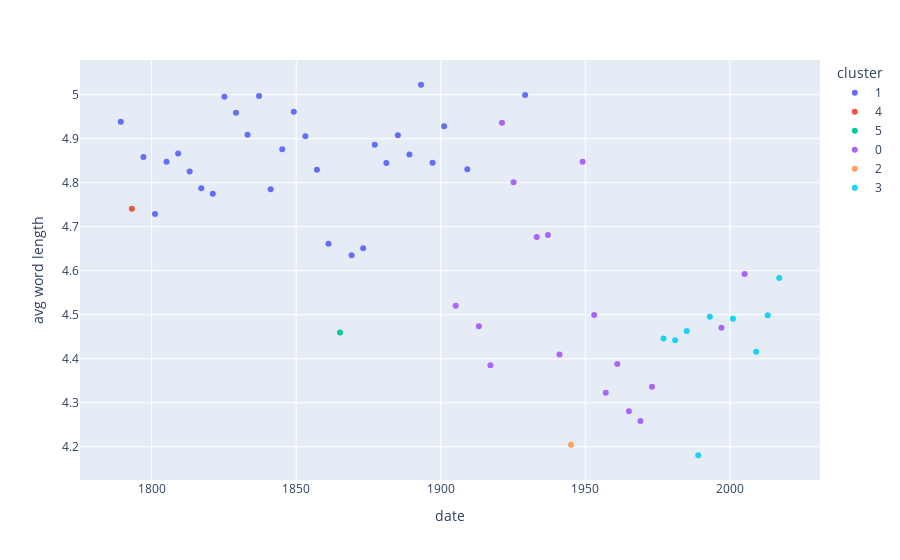

The cell this chart's notebook holds for it:
### Code cell
df['cluster'] = df['cluster'].astype(str)
fig = px.scatter(df, x="date", y="avg word length", color = 'cluster', hover_name = 'name')
fig.show()

### Figure 1 — Plotly figure (JSON) as saved in the notebook; plotly's stock layout.template omitted (floating-point values rounded to 4 significant figures)
{"data": [{"hovertemplate": "<b>%{hovertext}</b><br><br>cluster=1<br>date=%{x}<br>avg word length=%{y}<extra></extra>", "hovertext": ["George Washington", "John Adams", "Thomas Jefferson", "Thomas Jefferson", "James Madison", "James Madison", "James Monroe", "James Monroe", "John Quincy Adams", "Andrew Jackson", "Andrew Jackson", "Martin van Buren", "William Henry Harrison", "James K. Polk", "Zachary Taylor", "Franklin Pierce", "James Buchanan", "Abraham Lincoln", "Ulysses S. Grant", "Ulysses S. Grant", "Rutherford B. Hayes", "James A. Garfield", "Grover Cleveland", "Benjamin Harrison", "Grover Cleveland", "William McKinley", "William McKinley", "William Howard Taft", "Herbert Hoover"], "legendgroup": "1", "marker": {"color": "#636efa", "symbol": "circle"}, "mode": "markers", "name": "1", "orientation": "v", "showlegend": true, "type": "scatter", "x": ["1789-04-30T00:00:00", "1797-03-04T00:00:00", "1801-03-04T00:00:00", "1805-03-04T00:00:00", "1809-03-04T00:00:00", "1813-03-04T00:00:00", "1817-03-04T00:00:00", "1821-03-04T00:00:00", "1825-03-04T00:00:00", "1829-03-04T00:00:00", "1833-03-04T00:00:00", "1837-03-04T00:00:00", "1841-03-04T00:00:00", "1845-03-04T00:00:00", "1849-03-05T00:00:00", "1853-03-04T00:00:00", "1857-03-04T00:00:00", "1861-03-04T00:00:00", "1869-03-04T00:00:00", "1873-03-04T00:00:00", "1877-03-05T00:00:00", "1881-03-04T00:00:00", "1885-03-04T00:00:00", "1889-03-04T00:00:00", "1893-03-04T00:00:00", "1897-03-04T00:00:00", "1901-03-04T00:00:00", "1909-03-04T00:00:00", "1929-03-04T00:00:00"], "xaxis": "x", "y": [4.939, 4.858, 4.729, 4.848, 4.867, 4.826, 4.788, 4.775, 4.996, 4.959, 4.909, 4.997, 4.785, 4.876, 4.962, 4.906, 4.829, 4.661, 4.635, 4.651, 4.886, 4.845, 4.908, 4.864, 5.023, 4.845, 4.929, 4.83, 4.999], "yaxis": "y"}, {"hovertemplate": "<b>%{hovertext}</b><br><br>cluster=4<br>date=%{x}<br>avg word length=%{y}<extra></extra>", "hovertext": ["George Washington"], "legendgroup": "4", "marker": {"color": "#EF553B", "symbol": "circle"}, "mode": "markers", "name": "4", "orientation": "v", "showlegend": true, "type": "scatter", "x": ["1793-03-04T00:00:00"], "xaxis": "x", "y": [4.741], "yaxis": "y"}, {"hovertemplate": "<b>%{hovertext}</b><br><br>cluster=5<br>date=%{x}<br>avg word length=%{y}<extra></extra>", "hovertext": ["Abraham Lincoln"], "legendgroup": "5", "marker": {"color": "#00cc96", "symbol": "circle"}, "mode": "markers", "name": "5", "orientation": "v", "showlegend": true, "type": "scatter", "x": ["1865-03-04T00:00:00"], "xaxis": "x", "y": [4.46], "yaxis": "y"}, {"hovertemplate": "<b>%{hovertext}</b><br><br>cluster=0<br>date=%{x}<br>avg word length=%{y}<extra></extra>", "hovertext": ["Theodore Roosevelt", "Woodrow Wilson", "Woodrow Wilson", "Warren G. Harding", "Calvin Coolidge", "Franklin D. Roosevelt", "Franklin D. Roosevelt", "Franklin D. Roosevelt", "Harry S. Truman", "Dwight D. Eisenhower", "Dwight D. Eisenhower", "John F. Kennedy", "Lyndon B. Johnson", "Richard Nixon", "Richard Nixon", "William J. Clinton", "George W. Bush"], "legendgroup": "0", "marker": {"color": "#ab63fa", "symbol": "circle"}, "mode": "markers", "name": "0", "orientation": "v", "showlegend": true, "type": "scatter", "x": ["1905-03-04T00:00:00", "1913-03-04T00:00:00", "1917-03-05T00:00:00", "1921-03-04T00:00:00", "1925-03-04T00:00:00", "1933-03-04T00:00:00", "1937-01-20T00:00:00", "1941-01-20T00:00:00", "1949-01-20T00:00:00", "1953-01-20T00:00:00", "1957-01-21T00:00:00", "1961-01-20T00:00:00", "1965-01-20T00:00:00", "1969-01-20T00:00:00", "1973-01-20T00:00:00", "1997-01-20T00:00:00", "2005-01-20T00:00:00"], "xaxis": "x", "y": [4.521, 4.474, 4.385, 4.937, 4.801, 4.677, 4.681, 4.41, 4.848, 4.499, 4.323, 4.388, 4.28, 4.259, 4.336, 4.47, 4.593], "yaxis": "y"}, {"hovertemplate": "<b>%{hovertext}</b><br><br>cluster=2<br>date=%{x}<br>avg word length=%{y}<extra></extra>", "hovertext": ["Franklin D. Roosevelt"], "legendgroup": "2", "marker": {"color": "#FFA15A", "symbol": "circle"}, "mode": "markers", "name": "2", "orientation": "v", "showlegend": true, "type": "scatter", "x": ["1945-01-20T00:00:00"], "xaxis": "x", "y": [4.205], "yaxis": "y"}, {"hovertemplate": "<b>%{hovertext}</b><br><br>cluster=3<br>date=%{x}<br>avg word length=%{y}<extra></extra>", "hovertext": ["Jimmy Carter", "Ronald Reagan", "Ronald Reagan", "George Bush", "William J. Clinton", "George W. Bush", "Barack Obama", "Barack Obama", "Donald J. Trump"], "legendgroup": "3", "marker": {"color": "#19d3f3", "symbol": "circle"}, "mode": "markers", "name": "3", "orientation": "v", "showlegend": true, "type": "scatter", "x": ["1977-01-20T00:00:00", "1981-01-20T00:00:00", "1985-01-21T00:00:00", "1989-01-20T00:00:00", "1993-01-20T00:00:00", "2001-01-20T00:00:00", "2009-01-20T00:00:00", "2013-01-21T00:00:00", "2017-01-20T00:00:00"], "xaxis": "x", "y": [4.446, 4.442, 4.463, 4.181, 4.496, 4.491, 4.416, 4.499, 4.583], "yaxis": "y"}], "layout": {"legend": {"title": {"text": "cluster"}, "tracegroupgap": 0}, "margin": {"t": 60}, "xaxis": {"anchor": "y", "domain": [0, 1], "title": {"text": "date"}}, "yaxis": {"anchor": "x", "domain": [0, 1], "title": {"text": "avg word length"}}}}
